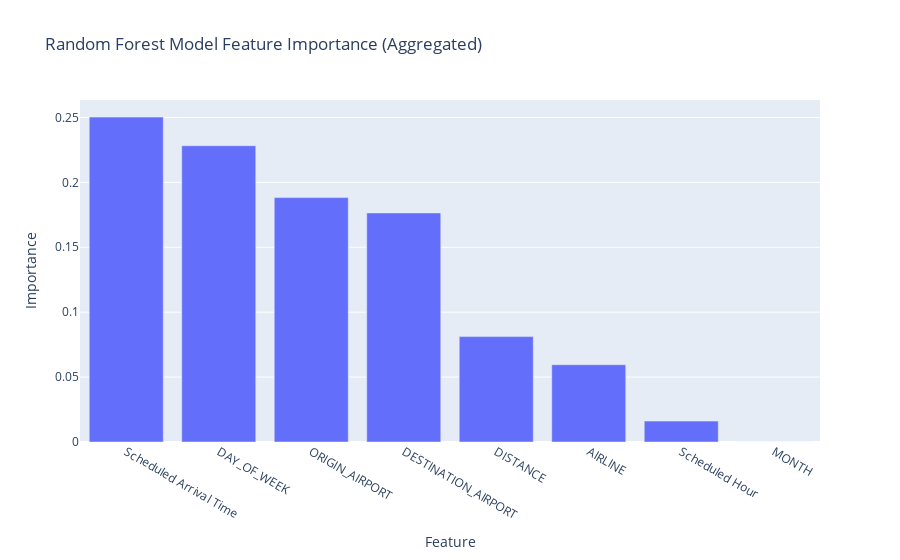

Write notebook code for a chart like this one.
### Code cell
# Plot to compare
rfm_agg_fig = px.bar(aggregated, x='Feature', y='Importance',
                title='Random Forest Model Feature Importance (Aggregated)')

# Show user
rfm_agg_fig.show()

### Figure 1 — Plotly figure (JSON) as saved in the notebook; plotly's stock layout.template omitted (floating-point values rounded to 4 significant figures)
{"data": [{"hovertemplate": "Feature=%{x}<br>Importance=%{y}<extra></extra>", "legendgroup": "", "marker": {"color": "#636efa", "pattern": {"shape": ""}}, "name": "", "orientation": "v", "showlegend": false, "textposition": "auto", "type": "bar", "x": ["Scheduled Arrival Time", "DAY_OF_WEEK", "ORIGIN_AIRPORT", "DESTINATION_AIRPORT", "DISTANCE", "AIRLINE", "Scheduled Hour", "MONTH"], "xaxis": "x", "y": [0.2503, 0.2282, 0.1883, 0.1764, 0.08118, 0.05953, 0.0161, 0.0], "yaxis": "y"}], "layout": {"barmode": "relative", "legend": {"tracegroupgap": 0}, "title": {"text": "Random Forest Model Feature Importance (Aggregated)"}, "xaxis": {"anchor": "y", "domain": [0, 1], "title": {"text": "Feature"}}, "yaxis": {"anchor": "x", "domain": [0, 1], "title": {"text": "Importance"}}}}
